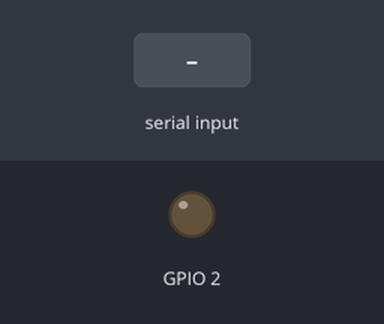
A sketch run on a simulated ESP32. On the bench: output pins drawn as LEDs (lit = HIGH). The inputs (shaded band) are chosen by the test bench.

Above: at 1.2 s.
1.3 s: "1\n" received over Serial
At 2.6 s:
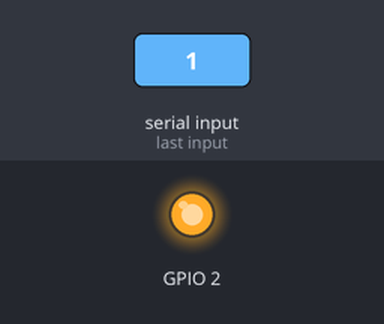
4.3 s: "0\n" received over Serial
At 4.9 s:
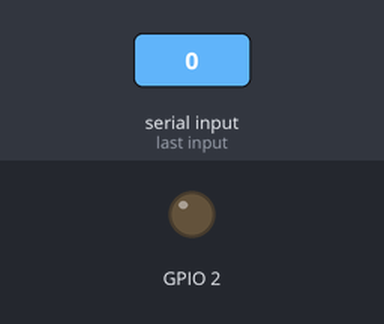
5.8 s: "2\n" received over Serial
At 6.1 s:
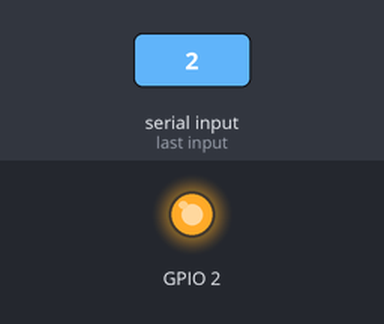
Timing chart, 0 to 8.3 s (numbered marks = the images above; inputs shaded):
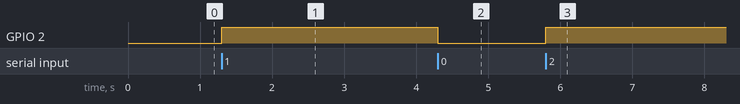

The sketch:

esp_now_transmitter.ino
```cpp
#include <WiFi.h>
#include <esp_now.h>
#include <esp_wifi.h>
#include "soc/soc.h"
#include "soc/rtc_cntl_reg.h"
uint8_t receiverAddress[] = {0x28, 0x05, 0xA5, 0x4E, 0x01, 0x38};
esp_now_peer_info_t peerInfo;
volatile char incomingTelemetry[500];
volatile bool hasTelemetry = false;
void OnDataRecv(const esp_now_recv_info *info, const uint8_t *incomingData, int len) {
  if (len < 500) {
    memcpy((void *)incomingTelemetry, incomingData, len);
    incomingTelemetry[len] = '\0';
    hasTelemetry = true;
  }
}
void setup() {
  WRITE_PERI_REG(RTC_CNTL_BROWN_OUT_REG, 0);
  pinMode(2, OUTPUT);
  Serial.begin(115200);
  WiFi.mode(WIFI_STA);
  WiFi.disconnect();
  esp_wifi_set_channel(1, WIFI_SECOND_CHAN_NONE);
  if (esp_now_init() != ESP_OK) {
    Serial.println("Error initializing ESP-NOW");
    return;
  }
  memcpy(peerInfo.peer_addr, receiverAddress, 6);
  peerInfo.channel = 1;
  peerInfo.encrypt = false;
  peerInfo.ifidx = WIFI_IF_STA;
  if (esp_now_add_peer(&peerInfo) != ESP_OK) {
    Serial.println("Failed to add receiver peer");
    return;
  }
  esp_now_register_recv_cb(OnDataRecv);
  while (Serial.available())
    Serial.read();
}
void loop() {
  if (Serial.available()) {
    String req = Serial.readStringUntil('\n');
    req.trim();
    if (req.length() > 0) {
      static bool ledState = false;
      ledState = !ledState;
      digitalWrite(2, ledState ? HIGH : LOW);
      esp_now_send(receiverAddress, (uint8_t *)req.c_str(), req.length());
    }
  }
  if (hasTelemetry) {
    hasTelemetry = false;
    Serial.println((char *)incomingTelemetry);
  }
}
```

Measured:
- after the input at 1.3 s, GPIO 2: LOW → HIGH at once
- after the input at 4.3 s, GPIO 2: HIGH → LOW at once
- after the input at 5.8 s, GPIO 2: LOW → HIGH at once
